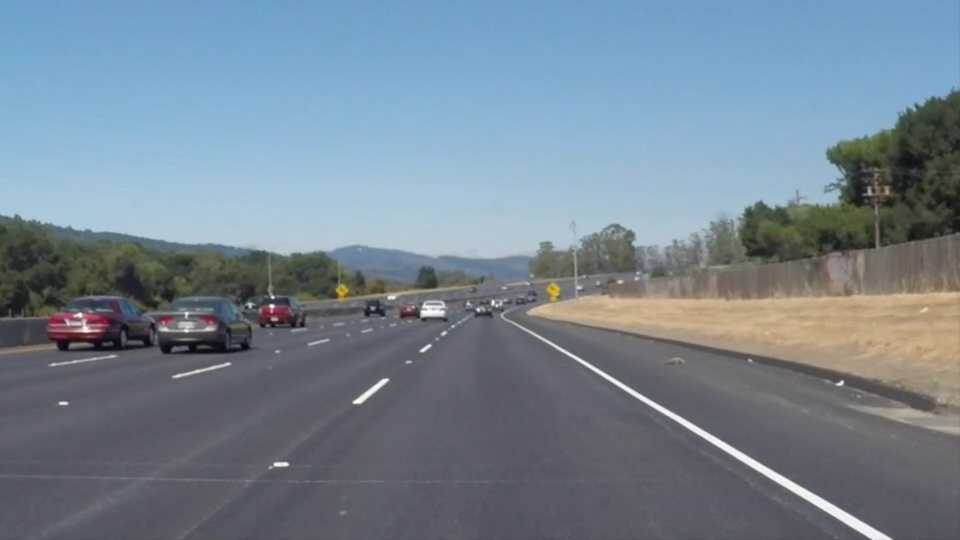
#> input picture test.jpg, 1920 x 1080 px (shown at 1/2 size)
$ python hough_online_vector.py
#> lines starting #> are read from the running program, lines starting #| are printed output that depends on the picture; after the words box and inside, x2 and y2 are one past the last pixel; in counts of white or black regions, pixels touching at a corner belong together
import cv2
import numpy as np
import matplotlib.pyplot as plt
import matplotlib.lines as mlines


def line_detection_vectorized(image, edge_image, num_rhos=180, num_thetas=180, t_count=220):
  edge_height, edge_width = edge_image.shape[:2]
  edge_height_half, edge_width_half = edge_height / 2, edge_width / 2
  #
  d = np.sqrt(np.square(edge_height) + np.square(edge_width))
  dtheta = 180 / num_thetas
  drho = (2 * d) / num_rhos
  #
  thetas = np.arange(0, 180, step=dtheta)
  rhos = np.arange(-d, d, step=drho)
  #
  cos_thetas = np.cos(np.deg2rad(thetas))
  sin_thetas = np.sin(np.deg2rad(thetas))
  #
  accumulator = np.zeros((len(rhos), len(rhos)))
  #
  figure = plt.figure(figsize=(12, 12))
  subplot1 = figure.add_subplot(1, 4, 1)
  subplot1.imshow(image)
  subplot2 = figure.add_subplot(1, 4, 2)
  subplot2.imshow(edge_image, cmap="gray")
  subplot3 = figure.add_subplot(1, 4, 3)
  subplot3.set_facecolor((0, 0, 0))
  subplot4 = figure.add_subplot(1, 4, 4)
  subplot4.imshow(image)
  #
  edge_points = np.argwhere(edge_image != 0)
  edge_points = edge_points - np.array([[edge_height_half, edge_width_half]])
  #
  rho_values = np.matmul(edge_points, np.array([sin_thetas, cos_thetas]))
  #
  accumulator, theta_vals, rho_vals = np.histogram2d(
      np.tile(thetas, rho_values.shape[0]),
      rho_values.ravel(),
      bins=[thetas, rhos]
  )
  accumulator = np.transpose(accumulator)
  lines = np.argwhere(accumulator > t_count)
  rho_idxs, theta_idxs = lines[:, 0], lines[:, 1]
  r, t = rhos[rho_idxs], thetas[theta_idxs]

  for ys in rho_values:
    subplot3.plot(thetas, ys, color="white", alpha=0.05)

  subplot3.plot([t], [r], color="yellow", marker='o')

  for line in lines:
    y, x = line
    rho = rhos[y]
    theta = thetas[x]
    a = np.cos(np.deg2rad(theta))
    b = np.sin(np.deg2rad(theta))
    x0 = (a * rho) + edge_width_half
    y0 = (b * rho) + edge_height_half
    x1 = int(x0 + 1000 * (-b))
    y1 = int(y0 + 1000 * (a))
    x2 = int(x0 - 1000 * (-b))
    y2 = int(y0 - 1000 * (a))
    subplot3.plot([theta], [rho], marker='o', color="yellow")
    subplot4.add_line(mlines.Line2D([x1, x2], [y1, y2]))

  subplot3.invert_yaxis()
  subplot3.invert_xaxis()

  subplot1.title.set_text("Original Image")
  subplot2.title.set_text("Edge Image")
  subplot3.title.set_text("Hough Space")
  subplot4.title.set_text("Detected Lines")
  plt.show()
  return accumulator, rhos, thetas


if __name__ == "__main__":
  for i in range(3):
    image = cv2.imread("test.jpg")
#> image is the input picture: shape (1080, 1920, 3); mean B, G, R 145.9, 132.7, 117.7
    edge_image = cv2.cvtColor(image, cv2.COLOR_BGR2GRAY)
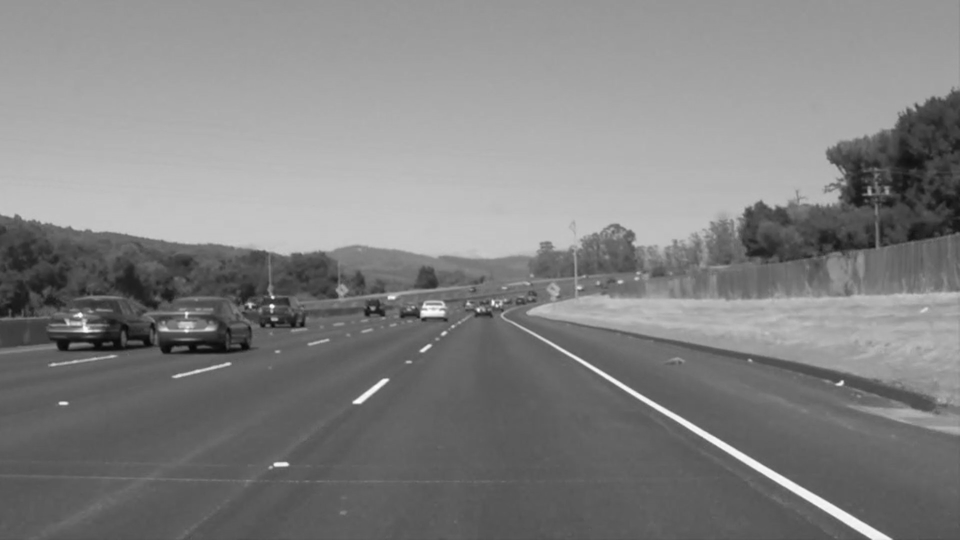
#> edge_image: shape (1080, 1920) (shown at 1/2 size); min 7, max 255, mean 129.7
    edge_image = cv2.GaussianBlur(edge_image, (3, 3), 1)
    edge_image = cv2.Canny(edge_image, 100, 200)
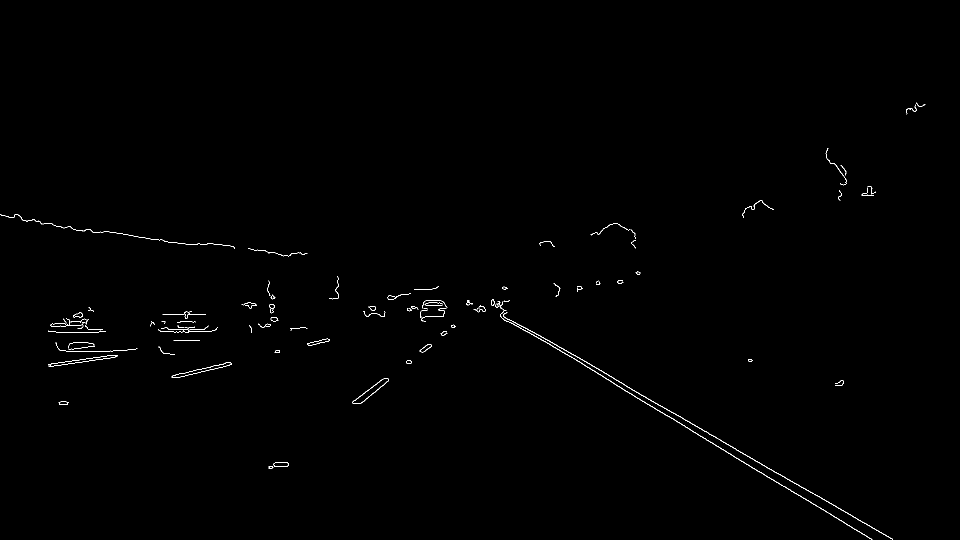
#> edge_image: shape (1080, 1920) (shown at 1/2 size); 0.38% white in thin lines or dots, all inside (x1, y1, x2, y2) = (0, 205, 1851, 1080)
    edge_image = cv2.dilate(
        edge_image,
        cv2.getStructuringElement(cv2.MORPH_RECT, (5, 5)),
        iterations=1
    )
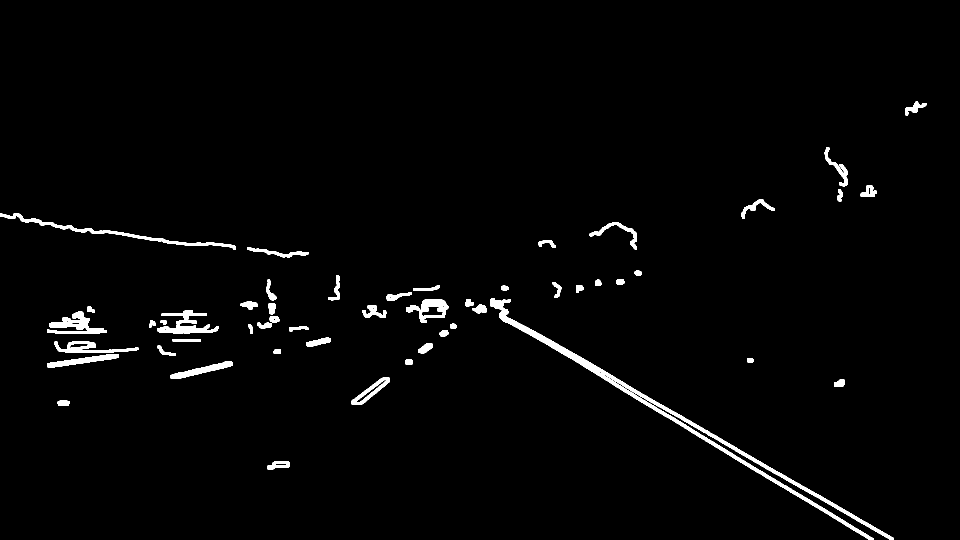
#> edge_image: shape (1080, 1920) (shown at 1/2 size); 2% white; 54 white regions, largest, box (x1, y1, x2, y2) and area: (981, 596, 1788, 1080) 12514, (0, 426, 472, 500) 2963, (94, 623, 214, 668) 2264
    edge_image = cv2.erode(
        edge_image,
        cv2.getStructuringElement(cv2.MORPH_RECT, (5, 5)),
        iterations=1
    )
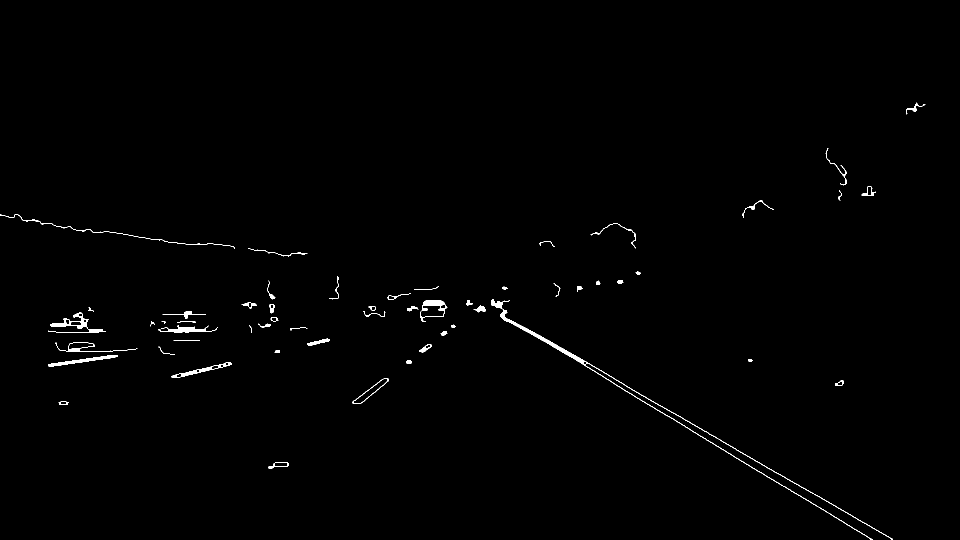
#> edge_image: shape (1080, 1920) (shown at 1/2 size); 0.61% white; 55 white regions (2 under 20 px), largest, box (x1, y1, x2, y2) and area: (983, 598, 1786, 1080) 3512, (96, 625, 212, 666) 944, (96, 710, 235, 733) 794
    line_detection_vectorized(image, edge_image, t_count=2000)
#> in line_detection_vectorized, `edge_points = np.argwhere(edge_image != 0)`: edge_points = 12604 pairs, first value 205 to 1079, second value 0 to 1850
#> in line_detection_vectorized, `edge_points = edge_points - np.array([[edge_height_half, edge_width_ha..`: edge_points = 12604 pairs, first value -335 to 539, second value -960 to 890
#> in line_detection_vectorized, `accumulator, theta_vals, rho_vals = np.histogram2d( np.tile(thetas, rh..`:
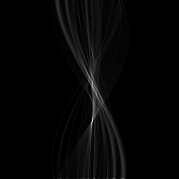
#> accumulator: shape (179, 179) float64; min 0, max 3367, mean 70.8; drawn with min black and max white
#> in line_detection_vectorized, `accumulator, theta_vals, rho_vals = np.histogram2d( np.tile(thetas, rh..`: theta_vals = 180 values from 0 to 179; rho_vals = 180 values from -2202.9 to 2178.4
#> in line_detection_vectorized, `accumulator = np.transpose(accumulator)`:
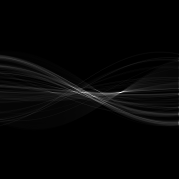
#> accumulator: shape (179, 179) float64; min 0, max 3367, mean 70.8; drawn with min black and max white
#> in line_detection_vectorized, `lines = np.argwhere(accumulator > t_count)`: lines = 16 rows, first 8: [91, 122], [91, 123], [91, 124], [92, 81], [92, 82], [92, 83], [92, 84], [92, 85]
#> in line_detection_vectorized, `rho_idxs, theta_idxs = lines[:, 0], lines[:, 1]`: rho_idxs = [91, 91, 91, 92, 92, 92, 92, 92, 92, 92, 92, 92, 92, 92, 96, 96]; theta_idxs = [122, 123, 124, 81, 82, 83, 84, 85, 86, 87, 118, 119, 120, 121, 93, 94]
#> in line_detection_vectorized, `r, t = rhos[rho_idxs], thetas[theta_idxs]`: r = [24.48, 24.48, 24.48, 48.95, 48.95, 48.95, 48.95, 48.95, 48.95, 48.95, 48.95, 48.95, 48.95, 48.95, 146.9, 146.9]; t has the same summary as theta_idxs
#> the loop in line_detection_vectorized, `for line in lines:` made 16 passes
#> (y, x, rho, theta, a, b, x0, y0) on passes 1 to 12: (91, 122, 24.48, 122, -0.53, 0.848, 947, 560.8), (91, 123, 24.48, 123, -0.545, 0.839, 946.7, 560.5), (91, 124, 24.48, 124, -0.559, 0.829, 946.3, 560.3), (92, 81, 48.95, 81, 0.156, 0.988, 967.7, 588.4), (92, 82, 48.95, 82, 0.139, 0.99, 966.8, 588.5), (92, 83, 48.95, 83, 0.122, 0.993, 966, 588.6), (92, 84, 48.95, 84, 0.105, 0.995, 965.1, 588.7), (92, 85, 48.95, 85, 0.0872, 0.996, 964.3, 588.8), (92, 86, 48.95, 86, 0.0698, 0.998, 963.4, 588.8), (92, 87, 48.95, 87, 0.0523, 0.999, 962.6, 588.9), (92, 118, 48.95, 118, -0.469, 0.883, 937, 583.2), (92, 119, 48.95, 119, -0.485, 0.875, 936.3, 582.8)
#> in line_detection_vectorized, `plt.show()`:
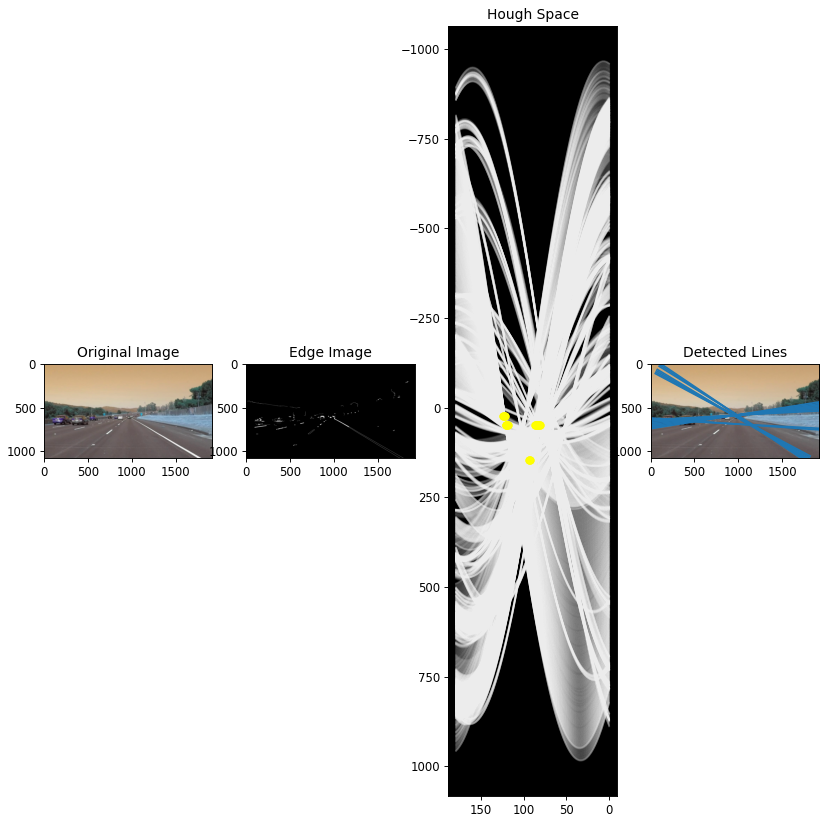
#> figure drawn by matplotlib, 4 panels; B, G, R data is drawn as R, G, B; panel 3: curve peaks at x = 0, y = 873; panel 3: curve peaks at x = 0, y = 872; panel 3: curve peaks at x = 0, y = 873
